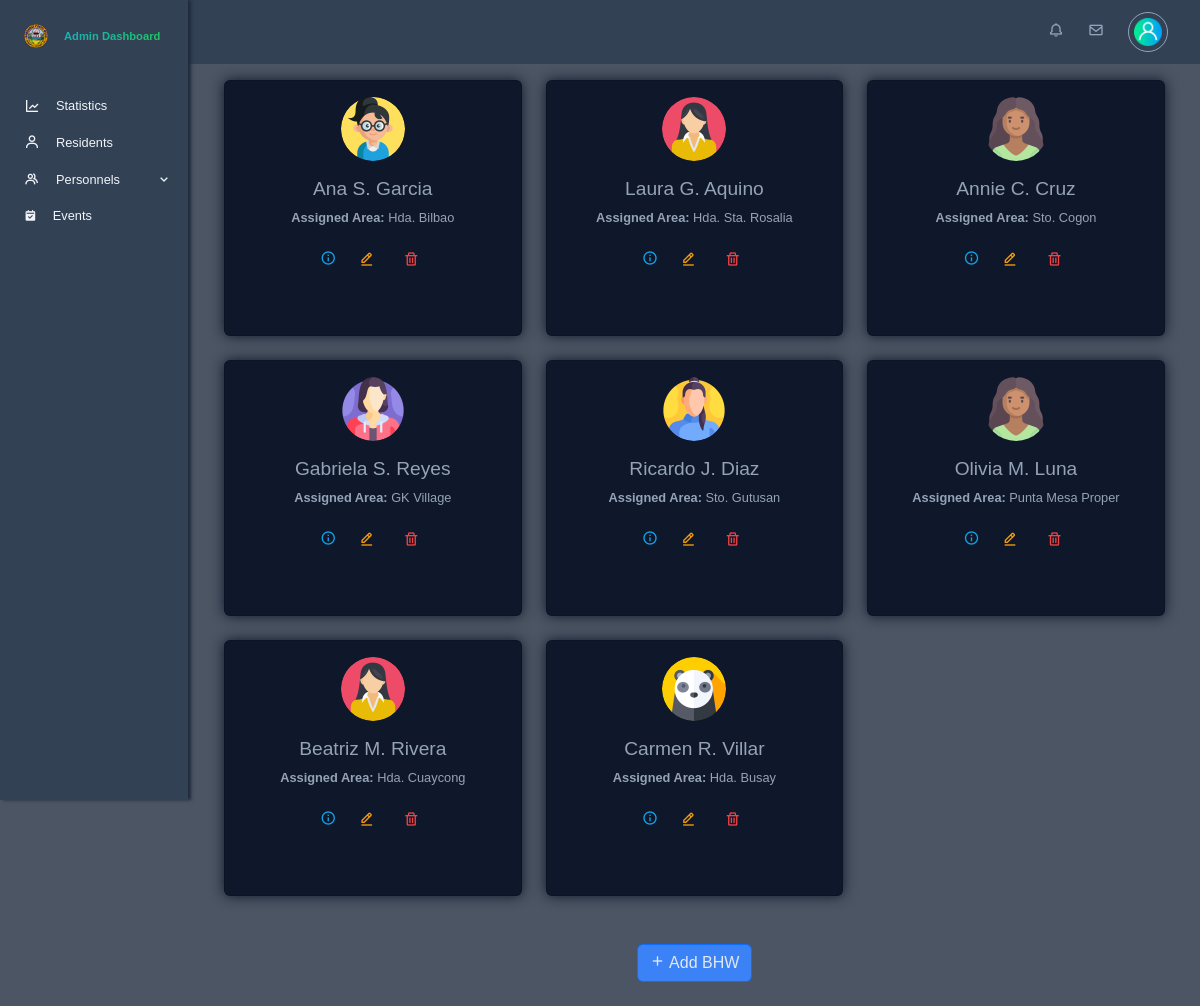
The page /app/views/admin/bhws.php on the database its author committed.
### tables this page shows
CREATE TABLE `bhw` (
  `bhw_id` int(10) NOT NULL,
  `account_id` int(10) NOT NULL,
  `personal_info_id` int(10) NOT NULL,
  `assigned_area` int(10) NOT NULL,
  `date_started` date NOT NULL DEFAULT current_timestamp(),
  `employment_status` enum('active','inactive','on_leave') NOT NULL DEFAULT 'active'
);

CREATE TABLE `accounts` (
  `account_id` int(10) NOT NULL,
  `username` varchar(255) NOT NULL,
  `password` varchar(255) NOT NULL,
  `role` enum('admin','midwife','bhw','residents') NOT NULL,
  `profile_picture` varchar(255) DEFAULT NULL,
  `isArchived` tinyint(1) NOT NULL DEFAULT 0
);

CREATE TABLE `personal_information` (
  `personal_info_id` int(10) NOT NULL,
  `lastname` varchar(255) NOT NULL,
  `firstname` varchar(255) NOT NULL,
  `middlename` varchar(255) NOT NULL,
  `date_of_birth` date DEFAULT NULL,
  `civil_status` enum('Single','Married','Widowed','Legally Separated') DEFAULT NULL,
  `educational_attainment` enum('Elementary Graduate','Elementary Undergraduate','Highschool Graduate','Highschool Undergraduate','College Graduate','College Undergraduate') DEFAULT NULL,
  `occupation` varchar(255) DEFAULT NULL,
  `religion` varchar(100) DEFAULT NULL,
  `citizenship` varchar(100) DEFAULT NULL,
  `address_id` int(10) NOT NULL,
  `sex` enum('male','female') NOT NULL,
  `phone_number` varchar(20) NOT NULL,
  `email` varchar(255) NOT NULL,
  `id_picture` varchar(255) DEFAULT NULL,
  `created_at` datetime NOT NULL DEFAULT current_timestamp(),
  `updated_at` datetime NOT NULL DEFAULT current_timestamp()
);

CREATE TABLE `address` (
  `address_id` int(10) NOT NULL,
  `address_name` varchar(255) NOT NULL,
  `address_type` enum('hda','sitio') NOT NULL
);

### app/models/get_bhws.php (called while the page is built)
<?php
function getBhwData($conn) {
    $sql = "SELECT
            bhw.bhw_id AS bhw_id,
            bhw.account_id AS account_id,
            bhw.personal_info_id AS personal_info_id,
            bhw.assigned_area AS assigned_area,
            bhw.date_started AS date_started,
            bhw.employment_status AS employment_status,
            personal_information.lastname AS lastname,
            personal_information.firstname AS firstname,
            personal_information.middlename AS middlename,
            personal_information.date_of_birth AS date_of_birth,
            TIMESTAMPDIFF(YEAR, personal_information.date_of_birth, CURDATE()) AS age,
            personal_information.civil_status AS civil_status,
            personal_information.educational_attainment AS educational_attainment,
            personal_information.occupation AS occupation,
            personal_information.religion AS religion,
            personal_information.citizenship AS citizenship,
            personal_information.sex AS sex,
            personal_information.phone_number AS phone_number,
            personal_information.email AS email,
            personal_information.created_at AS created_at,
            personal_information.updated_at AS updated_at,
            accounts.username AS username,
            accounts.profile_picture AS profile_picture,
            accounts.isArchived AS isArchived,
            personal_address.address_name AS personal_address_name,  -- Personal address
            assigned_address.address_name AS assigned_area_name      -- Assigned area address
            FROM bhw
            INNER JOIN personal_information ON bhw.personal_info_id = personal_information.personal_info_id
            INNER JOIN accounts ON bhw.account_id = accounts.account_id
            INNER JOIN address AS personal_address ON personal_information.address_id = personal_address.address_id  -- Join for personal address
            INNER JOIN address AS assigned_address ON bhw.assigned_area = assigned_address.address_id
            WHERE accounts.isArchived = 0";
    $result = mysqli_query($conn, $sql);
    $bhw_data = [];
    if (mysqli_num_rows($result) > 0) {
        while ($row = mysqli_fetch_assoc($result)) {
            $bhw_data[] = $row;
        }
    }
    return $bhw_data;
}
$bhw_data = getBhwData($conn);
?>

### app/views/admin/bhws.php (shortened to what this page needs)
<?php
require './config/db_config.php';
require './app/models/get_bhws.php';
?>
<!DOCTYPE html>
<html lang="en">
<head>
    <?php require './app/views/globals/head.php'; ?>
    <link rel="stylesheet" href="./public/css/admin.css">
    <link rel="stylesheet" href="./public/css/admin-bhws.css">
</head>
<body id="body-pd">
    <?php require 'partials/top_navigation.php'; ?>
    <?php require 'partials/sidebar.php'; ?>
    <div class="height-100 main-content container">
        <div class="row">
            <?php if (!empty($bhw_data)): ?>
                <?php foreach ($bhw_data as $bhw): ?>
                    <div class="col-md-4 mb-4" id="bhw-card-<?= $bhw['bhw_id']; ?>">
                        <div class="card text-center">
                            <img src="<?= !empty($bhw['profile_picture']) ? $bhw['profile_picture'] : './public/images/avatar-panda.png'; ?>" class="card-img-top rounded-circle mx-auto mt-3" alt="Profile Picture">
                            <div class="card-body">
                                <h5 class="card-title">
                                    <?= htmlspecialchars($bhw['firstname'] . ' ' . substr($bhw['middlename'], 0, 1) . '. ' . $bhw['lastname']); ?>
                                </h5>
                                <p class="card-text"><strong>Assigned Area:</strong> <?= htmlspecialchars($bhw['assigned_area_name']); ?></p>
                                <div class="mt-3">
                                    <button type="button" data-bs-toggle="modal" data-bs-target="#bhwModal<?= $bhw['bhw_id']; ?>">
                                        <i class='bx bx-info-circle'></i>
                                    </button>
                                    <button type="button" class="btn btn-warning" data-bs-toggle="modal" data-bs-target="#editBhwModal<?= $bhw['bhw_id']; ?>">
                                        <i class="bx bx-edit-alt"></i>
                                    </button>
                                    <button type="button" class="btn btn-danger delete-bhw" data-bhw-id="<?= $bhw['bhw_id']; ?>">
                                        <i class="bx bx-trash"></i>
                                    </button>
                                </div>
                            </div>
                        </div>
                    </div>
                <?php endforeach; ?>
            <?php else: ?>
                <p>No Barangay Health Workers found.</p>
            <?php endif; ?>
            <div class="col-12 text-center mt-4 mb-4">
                <button type="button" class="btn btn-primary" data-bs-toggle="modal" data-bs-target="#addBhwModal">
                    <i class="bx bx-plus"></i> Add BHW
                </button>
            </div>
        </div>
    </div>
</body>
</html>

### public/css/admin.css (style rules this page uses)
:root { --header-height: 3rem; --nav-width: 2rem; --first-color: #334155; --first-color-light: #AFA5D9; --white-color: #F7F6FB; --body-font: 'Poppins', sans-serif; --normal-font-size: 1rem; --z-fixed: 100; }
body { position: relative; margin: var(--header-height) 0 0 0; padding: 0 1rem; font-family: var(--body-font); font-size: var(--normal-font-size); background-color: #4b5563; color: #f1f5f9; }
.height-100 { height: 100vh; }
@media screen and (min-width: 768px) { body { margin: calc(var(--header-height) + 1rem) 0 0 0; padding-left: calc(var(--nav-width) + 2rem); } }
.main-content { margin: 5rem auto; z-index: var(--z-fixed); padding-left: 10rem; padding-right: 1.2rem; }
.btn-primary { background-color: #3b82f6; }

### public/css/admin-bhws.css (style rules this page uses)
.card { background-color: #0f172a !important; color: #94a3b8; height: 16rem; box-shadow: 0 0 0.8rem #0f172a; }
.card img { height: 4rem; width: 4rem; }
.card button { border: none; background-color: transparent !important; font-size: 1rem; }
.card .bx-edit-alt { color: #f59e0b; }
.card .bx-info-circle { color: #0ea5e9; }
.card .bx-trash { color: #ef4444; }
.card-text { font-size: 0.8rem; }
.card-title { font-size: 1.2rem; }
.btn-primary { color: #e2e8f0; }

### rows shown on the page
bhw: account.profile_picture (picture), personal_info.lastname "Ana S. Garcia", assigned_area.address_name "Hda. Bilbao"
bhw: account.profile_picture (picture), personal_info.lastname "Laura G. Aquino", assigned_area.address_name "Hda. Sta. Rosalia"
bhw: account.profile_picture (picture), personal_info.lastname "Annie C. Cruz", assigned_area.address_name "Sto. Cogon"
bhw: account.profile_picture (picture), personal_info.lastname "Gabriela S. Reyes", assigned_area.address_name "GK Village"
bhw: account.profile_picture (picture), personal_info.lastname "Ricardo J. Diaz", assigned_area.address_name "Sto. Gutusan"
bhw: account.profile_picture (picture), personal_info.lastname "Olivia M. Luna", assigned_area.address_name "Punta Mesa Proper"
bhw: account.profile_picture (picture), personal_info.lastname "Beatriz M. Rivera", assigned_area.address_name "Hda. Cuaycong"
bhw: account.profile_picture (picture), personal_info.lastname "Carmen R. Villar", assigned_area.address_name "Hda. Busay"
